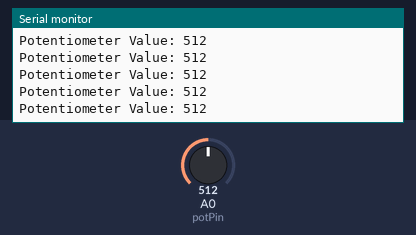
Recording of a sketch running on a simulated Arduino Uno, built with avr-gcc and run on an emulated ATmega328P. Shown: the last lines printed to the serial monitor. The inputs (shaded band) are chosen by the test bench; at power-on: A0 (potPin) = 512.

Above: at 1.2 s.
1.3 s: A0 (potPin) set to 110
At 1.33 s:
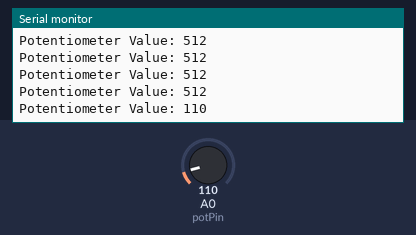
4.3 s: A0 (potPin) set to 89
At 4.3 s:
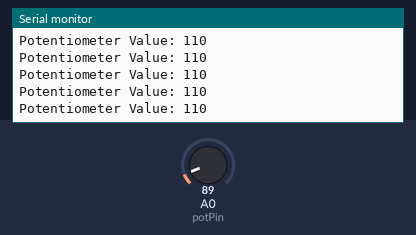
5.8 s: A0 (potPin) set to 987
At 5.82 s:
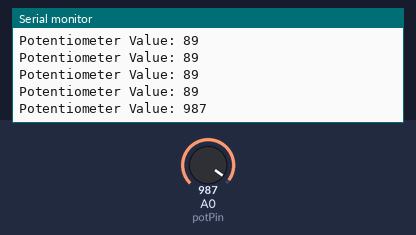
7.3 s: A0 (potPin) set to 1012
At 7.33 s:
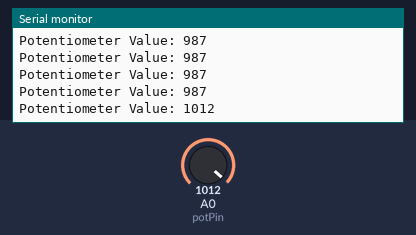
Timing chart, 0 to 10.3 s (numbered marks = the images above; inputs shaded):
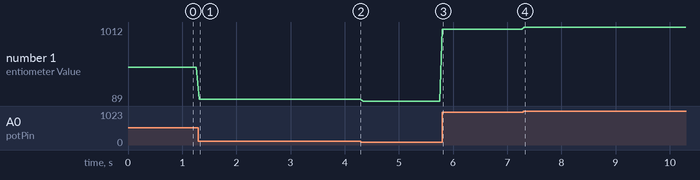

Measured:
- after the input at 1.3 s, the serial monitor: prints a new line at once (image 1)
- after the input at 5.8 s, the serial monitor: prints a new line at once (image 3)
- after the input at 7.3 s, the serial monitor: prints a new line at once (image 4)
- plotted number 1: 512 → 110 after the input at 1.3 s, 110 → 89 after the input at 4.3 s, 89 → 987 after the input at 5.8 s, 987 → 1012 after the input at 7.3 s

The sketch:

read_serial.ino
```cpp
// (licence header left out)
int potPin = A0;     // Potentiometer connected to A0
int potValue = 0;    // Raw analog value

void setup() {
  Serial.begin(9600);
}

void loop() {
  potValue = analogRead(potPin);
  Serial.print("Potentiometer Value: ");
  Serial.println(potValue);
  delay(50);
}
```
